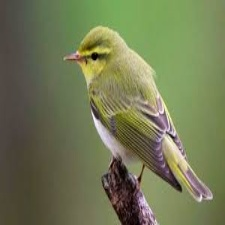
#> input picture A-TEMEL ÇALIŞMA/21_CannyKenarAlgılama/kus.jpg, 225 x 225 px
$ python 'cannyKenarAlgılamafonksiyonluotomatikalgılama.py'
#> lines starting #> are read from the running program, lines starting #| are printed output that depends on the picture; after the words box and inside, x2 and y2 are one past the last pixel; in counts of white or black regions, pixels touching at a corner belong together
import cv2
import numpy as np

image=cv2.imread("kus.jpg")
#> image is the input picture: shape (225, 225, 3); mean B, G, R 84.3, 120.9, 114.2

gray=cv2.cvtColor(image,cv2.COLOR_BGR2GRAY)
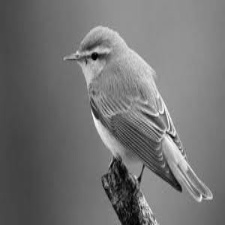
#> gray: shape (225, 225); min 1, max 247, mean 114.7
blur=cv2.GaussianBlur(gray,(3,3),0)

def autoCanny(blur,sigma=0.33):    #fonsiyon oluşturuyoruz(nerede,hangi durumlarda)
    median=np.median(blur)  #görüntüdeki piksel yoğunluklarının medianını hesaplıyoruz.
   #alt eşik dğeri
    lower=int(max(0,(1.0-sigma)*median))
    upper=int(min(255,(1.0+sigma)*median))
    canny=cv2.Canny(blur,lower,upper)

    return canny

wide=cv2.Canny(blur,10,220)
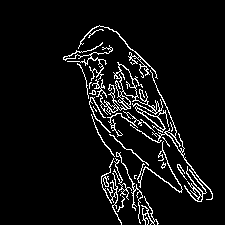
#> wide: shape (225, 225); 6.4% white in thin lines or dots, all inside (x1, y1, x2, y2) = (63, 25, 213, 225)
tigght=cv2.Canny(blur,200,230)
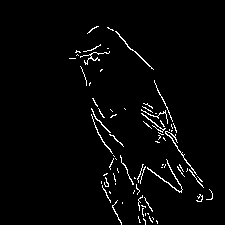
#> tigght: shape (225, 225); 2.6% white in thin lines or dots, all inside (x1, y1, x2, y2) = (69, 26, 213, 225)
auto=autoCanny(blur)
#> in autoCanny, `median=np.median(blur)`: median = 116
#> in autoCanny, `lower=int(max(0,(1.0-sigma)*median))`: lower = 77
#> in autoCanny, `upper=int(min(255,(1.0+sigma)*median))`: upper = 154
#> in autoCanny, `canny=cv2.Canny(blur,lower,upper)`:
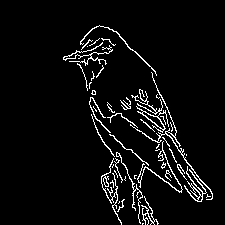
#> canny: shape (225, 225); 5.1% white in thin lines or dots, all inside (x1, y1, x2, y2) = (63, 25, 213, 225)


cv2.imshow("blur orjinal resim",blur)
cv2.imshow("kenarlar",np.hstack([wide,tigght,auto])) #tüm resimleri yan yana gösteriyoruz.
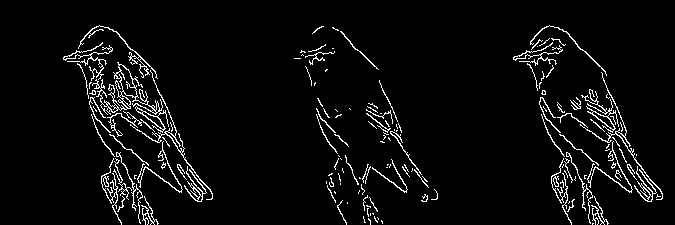
#> window 'kenarlar': shape (225, 675); 4.7% white in thin lines or dots, all inside (x1, y1, x2, y2) = (63, 25, 663, 225)


cv2.waitKey(0)
cv2.destroyAllWindows()
